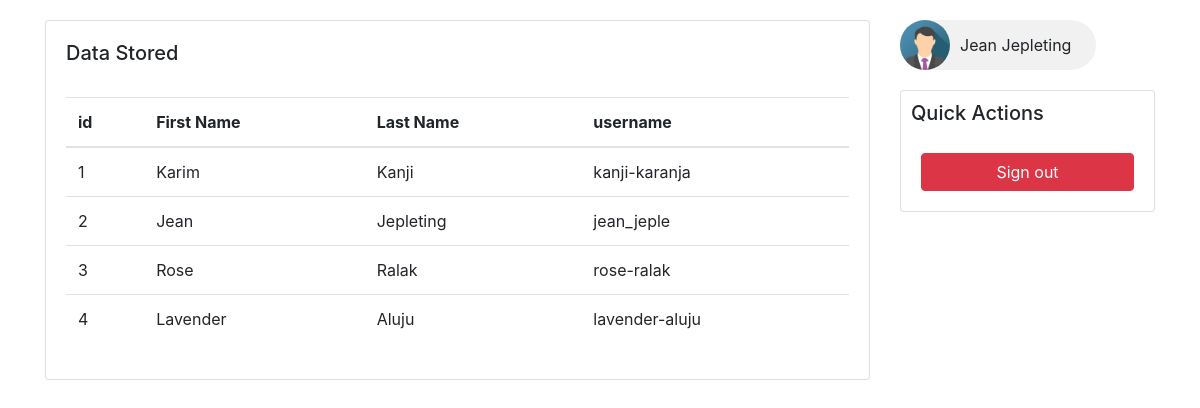
Page /home.php (signed in) on the committed database.
### tables this page shows
CREATE TABLE `zalego` (
  `id` int(11) NOT NULL,
  `fname` varchar(40) NOT NULL,
  `lname` varchar(40) NOT NULL,
  `uname` varchar(40) NOT NULL,
  `pass` varchar(40) NOT NULL
);

### home.php (the view, shortened to what this page needs)
<!doctype html>
<html lang="en">
<head>
    <link rel="stylesheet" href="css/bootstrap.min.css">
</head>
<body>
<div class="container">
    <div class="row">
        <div class="col-sm-9 col-md-9">
            <div class="card" id="mainCard">
                <div id="cardBody">
                <h5>Data Stored</h5>
                    <br/>
                <?php
                $servername = "localhost";
                $username = "root";
                $password = "";
                $dbname = "class_crud";
                $conn = new mysqli($servername, $username, $password, $dbname);
                $sql = "SELECT id,fname, lname, uname FROM zalego";
                $result = $conn->query($sql);
                if ($result->num_rows > 0) {
                    echo'<div class="table-responsive">
        <table class="table">
          <thead>
            <tr>
              <th>id</th>
              <th>First Name</th>
              <th>Last Name</th>
              <th>username</th>
            </tr>
          </thead>
          <tbody>';
                    while($row = $result->fetch_assoc()){
                        echo "<tr><td>". $row["id"]. "</td><td> " . $row["fname"]. "</td><td>" . $row["lname"]. "</td><td>" . $row["uname"]. "</td></tr>";
                    }
                    echo "</tbody></table></div>";
                } else {
                    echo "0 records found";
                }
                ?>
                </div>
            </div>
        </div>
        <div class="col-sm-3 col-md-3">
            <div id="quickAction">
                <div class="chip">
                    <img src="img_avatar.png" alt="Person" width="96" height="96">
                    <?php
                    echo  $_SESSION['cl_fname'].' '.$_SESSION['cl_lname'];
                    ?>
                </div>
            </div>
            <div class="card" id="quickAction">
                <h5 id="mainHeader">Quick Actions</h5>
                <div class="card-body">
                    <form action="" method="post">
                    <button class="btn btn-danger btn-block" name="signout"> Sign out</button>
                    </form>
                </div>
            </div>
        </div>
    </div>
</div>
</body>
</html>

### home.php (style rules this page uses)
#mainCard { margin-top: 20px; }
#mainHeader { margin-top: 10px; margin-left: 10px; }
#quickAction { margin-top: 20px; }
#cardBody { margin: 20px; }
.chip { display: inline-block; padding: 0 25px; height: 50px; font-size: 16px; line-height: 50px; border-radius: 25px; background-color: #f1f1f1; }
.chip img { float: left; margin: 0 10px 0 -25px; height: 50px; width: 50px; border-radius: 50%; }

### rows in the picture
zalego: id "1", fname "Karim", lname "Kanji", uname "kanji-karanja"
zalego: id "2", fname "Jean", lname "Jepleting", uname "jean_jeple"
zalego: id "3", fname "Rose", lname "Ralak", uname "rose-ralak"
zalego: id "4", fname "Lavender", lname "Aluju", uname "lavender-aluju"

### other values in the picture
$_SESSION['cl_fname'] "Jean"
$_SESSION['cl_lname'] "Jepleting"
